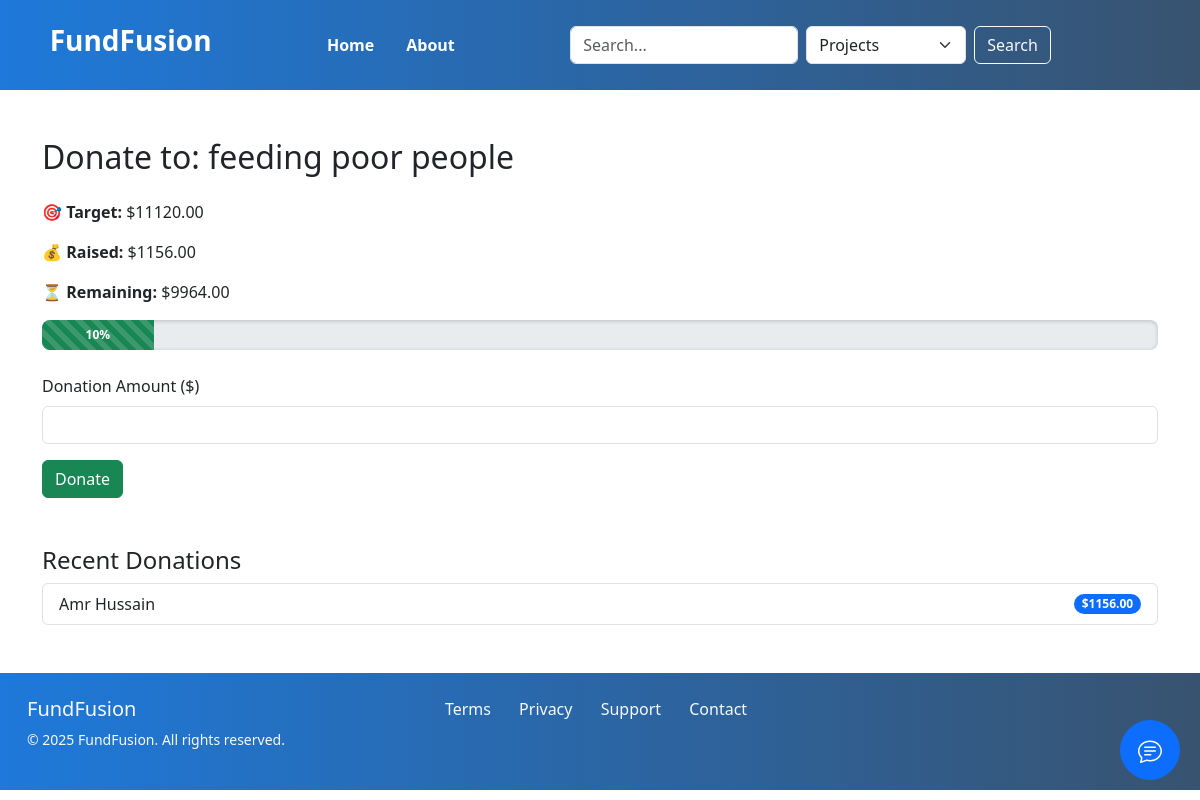
/donate/10/ (signed in), run on the app's committed database.
### dashboard/models.py (models this page shows, shortened)
class Project(models.Model):
    creator = models.ForeignKey(User, on_delete=models.CASCADE)
    title = models.CharField(max_length=100)
    details = models.TextField()
    category = models.ForeignKey(Category, on_delete=models.CASCADE)
    tags = models.ManyToManyField(Tag)
    target = models.DecimalField(max_digits=10, decimal_places=2, null=True, blank=True,
                                help_text="Target amount to raise")
    current_amount = models.DecimalField(max_digits=10, decimal_places=2, default=0)
    start_time = models.DateTimeField(auto_now_add=True)
    end_time = models.DateTimeField(null=True, blank=True)
    is_featured = models.BooleanField(default=False)
    @property
    def funding_percentage(self):
        if self.target == 0:
            return 0
        return (self.current_amount / self.target) * 100
    @property
    def remaining_amount(self):
        if not self.target or self.target == 0:
            return Decimal(0)
        return max(Decimal(0), self.target - self.current_amount)

### interactions/models.py (models this page shows, shortened)
class Donation(models.Model):
    user = models.ForeignKey(User, on_delete=models.CASCADE, related_name='donations')
    project = models.ForeignKey(Project, on_delete=models.CASCADE, related_name='donations')
    amount = models.DecimalField(max_digits=10, decimal_places=2)
    created_at = models.DateTimeField(auto_now_add=True)

### users/models.py (models this page shows, shortened)
class User(AbstractUser):
    fname = models.CharField(max_length=50)
    lname = models.CharField(max_length=50)
    email = models.EmailField(unique=True)
    password = models.CharField(max_length=50)
    facebook_acount = models.CharField(max_length=50, null=True,blank=True)
    Birthdate = models.DateTimeField(null=True, blank=True)
    phone = models.CharField(max_length=50)
    active_email = models.BooleanField(default=False)
    picture = models.ImageField(upload_to='users/', null=True, blank=True, default='default.jpg')

### main/views.py (the view, shortened to what this page needs)
# urls.py: path('donate/<int:pk>/', donate_view, name='donate'),
@login_required
def donate_view(request, pk):
    project = get_object_or_404(Project, pk=pk)
    return render(request, 'components/donation_form.html', {'project': project})

### main/templates/components/donation_form.html (shortened to what this page needs)
{% extends "parent.html" %}
{% block content %}
<div class="container py-5">
    <h2 class="mb-4">Donate to: {{ project.title }}</h2>
    <div class="mb-3">
        <p><span class="icon-target"></span> <strong>Target:</strong> ${{ project.target }}</p>
        <p><span class="icon-money"></span> <strong>Raised:</strong> ${{ project.current_amount }}</p>
        <p><span class="icon-clock"></span> <strong>Remaining:</strong> ${{ project.remaining_amount }}</p>
    </div>
    <div class="progress mb-4" style="height: 30px; border-radius: 8px; box-shadow: inset 0 1px 4px rgba(0,0,0,0.2);">
        <div
            class="progress-bar bg-success progress-bar-striped progress-bar-animated"
            role="progressbar"
            style="width: {{ project.funding_percentage|floatformat:0 }}%; transition: width 1.5s ease-in-out;"
            aria-valuenow="{{ project.funding_percentage|floatformat:0 }}"
            aria-valuemin="0"
            aria-valuemax="100"
        >
            <span class="fw-bold">{{ project.funding_percentage|floatformat:0 }}%</span>
        </div>
    </div>
    {% if project.funding_percentage >= 100 %}
        <div class="alert alert-info">
            <span class="icon-trophy"></span> This project is already fully funded. Donations are closed.
        </div>
    {% else %}
        <form method="post">
            <div class="mb-3">
                <label for="amount" class="form-label">Donation Amount ($)</label>
                <input
                    type="number"
                    name="amount"
                    id="amount"
                    class="form-control"
                    required
                    min="1"
                    max="{{ project.remaining_amount }}"
                >
            </div>
            <button type="submit" class="btn btn-success">Donate</button>
        </form>
    {% endif %}
    <h4 class="mt-5">Recent Donations</h4>
    {% if project.donations.all %}
        <ul class="list-group">
            {% for donation in project.donations.all|dictsortreversed:"created_at"|slice:":5" %}
                <li class="list-group-item d-flex justify-content-between align-items-center">
                    {{ donation.user.first_name }} {{ donation.user.last_name }}
                    <span class="badge bg-primary rounded-pill">${{ donation.amount }}</span>
                </li>
            {% endfor %}
        </ul>
    {% else %}
        <p>No donations yet. Be the first!</p>
    {% endif %}
</div>
{% endblock %}

### main/templates/components/donation_form.html (style rules this page uses)
.icon-target::before { content: "🎯"; }
.icon-money::before { content: "💰"; }
.icon-clock::before { content: "⏳"; }

### data on the page
Project: title "feeding poor people", target "11120.00", current_amount "1156.00", remaining_amount "9964.00", funding_percentage "10"
Donation: user.first_name "Amr", user.last_name "Hussain", amount "1156.00"
